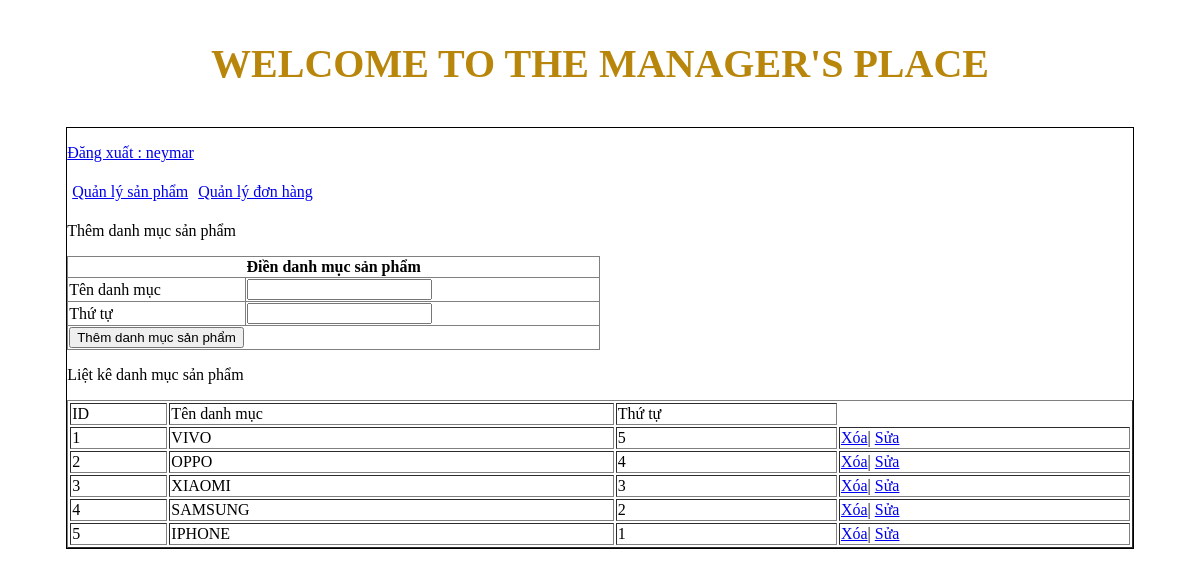
/admincp/index.php?action=quanlydanhmucsanpham&query=them (signed in), run on the app's committed database.
### tables this page shows
CREATE TABLE `tbl_danhmuc` (
  `id_danhmuc` int(11) NOT NULL,
  `tendanhmuc` varchar(100) NOT NULL,
  `thutu` int(11) NOT NULL
);

### admincp/modules/quanlydanhmucsp/lietke.php (the view)
<?php
    $sql_lietke="SELECT * FROM tbl_danhmuc ORDER BY thutu DESC";
    $result_lietke= mysqli_query($connect,$sql_lietke);
?>
<p>Liệt kê danh mục sản phẩm</p>
 <table style="width: 100%;" border="1" style="border-collapse:collapse;">
     <tr>
         <td>ID</td>
         <td>Tên danh mục</td>
         <td>Thứ tự</td>
     </tr>
     <?php
    $i=0;
    while($row=mysqli_fetch_array($result_lietke)){
        $i++;
     ?>
     <tr>
         <td><?php echo $i ?></td>
         <td><?php echo $row['tendanhmuc'] ?></td>
         <td><?php echo $row['thutu']?></td>
         <td>
            <a href="modules/quanlydanhmucsp/xuly.php?iddanhmuc=<?php echo $row['id_danhmuc']?>">Xóa</a>|
             <a href="?action=quanlydanhmucsanpham&query=sua&iddanhmuc=<?php echo $row['id_danhmuc']?>">Sửa</a>
         </td>
     </tr>
     <?php
    }
    ?>
 </table>

### data on the page
tbl_danhmuc: tendanhmuc "VIVO", thutu "5"
tbl_danhmuc: tendanhmuc "OPPO", thutu "4"
tbl_danhmuc: tendanhmuc "XIAOMI", thutu "3"
tbl_danhmuc: tendanhmuc "SAMSUNG", thutu "2"
tbl_danhmuc: tendanhmuc "IPHONE", thutu "1"

### other printed values
$_SESSION['dangnhap'] "neymar"
